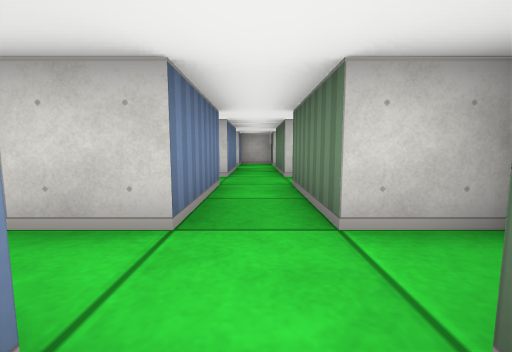
view 1 (above)

17 first-person views from a walk through a cub3D maze. The camera is about half as high as the walls, tilts 6° down and sees 90° across. The floor is counted in squares. Each view is taken from the middle of a square. On the plan, view 1 faces up. The plan holds only what a view shows up to about 9 squares ahead; the rest is blank.

view 2
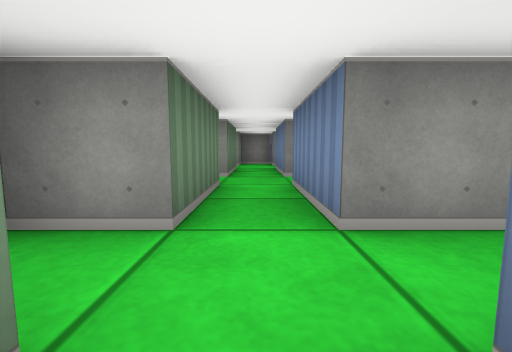

view 3
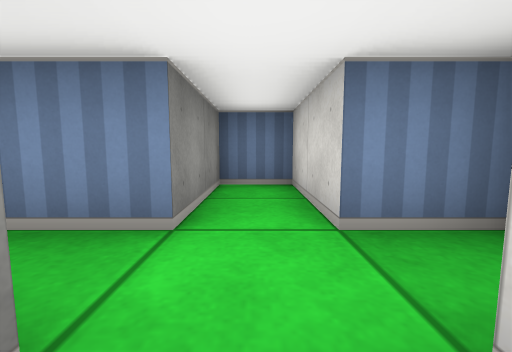

view 4
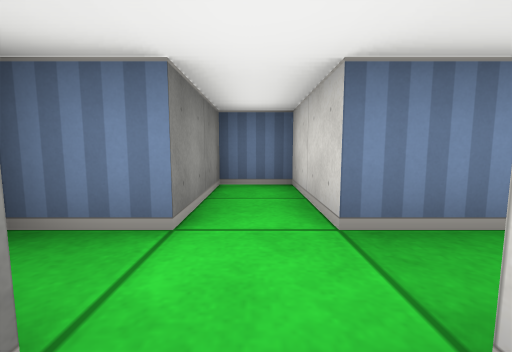

view 5
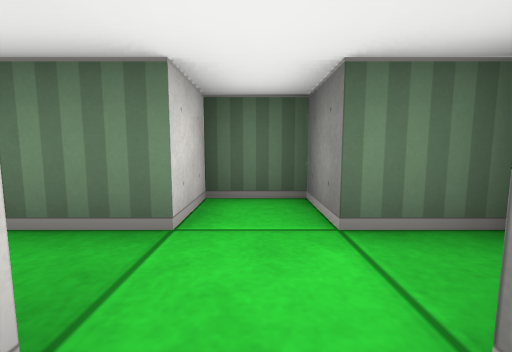

view 6
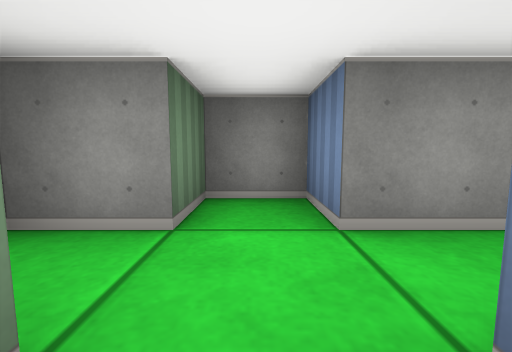

view 7
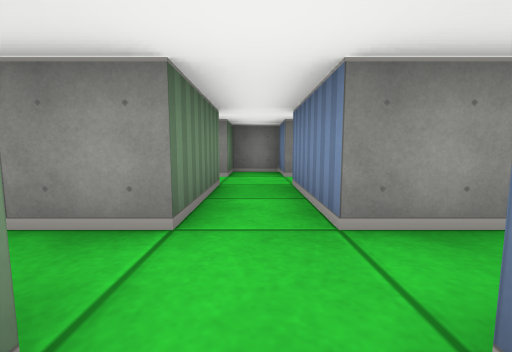

view 8
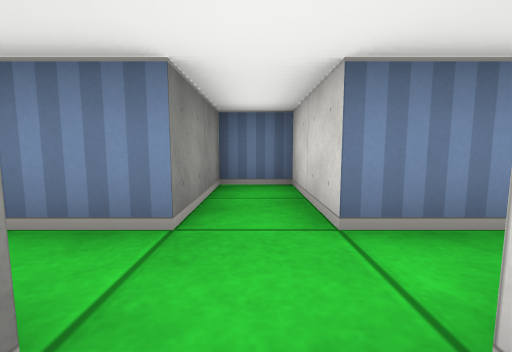

view 9
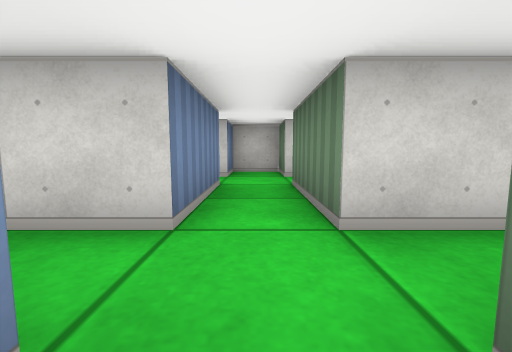

view 10
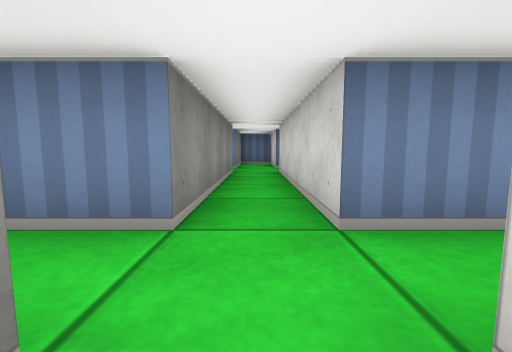

view 11
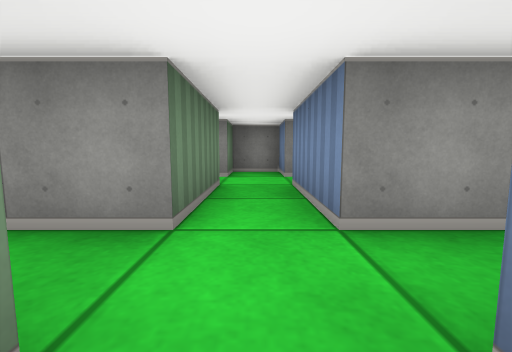

view 12
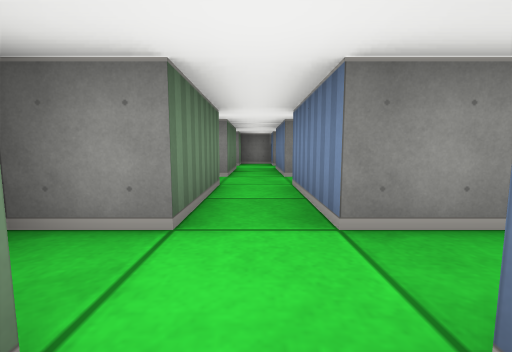

view 13
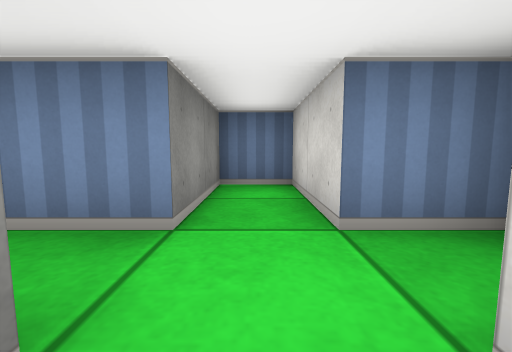

view 14
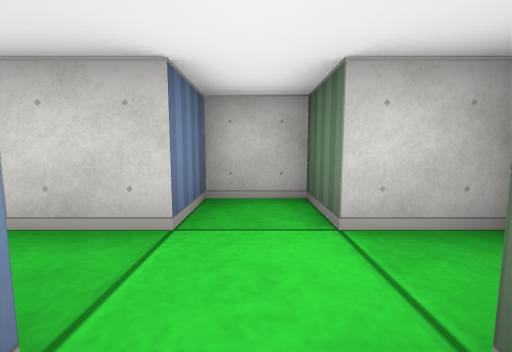

view 15
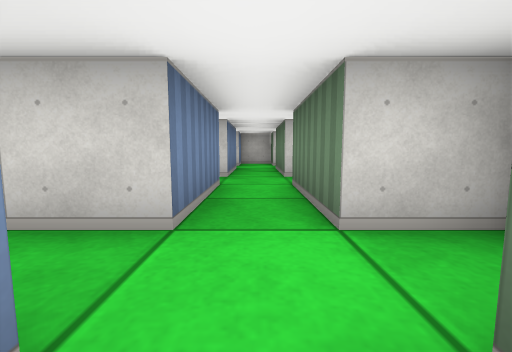

view 16
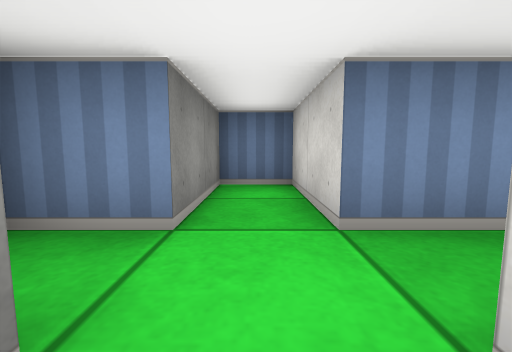

view 17
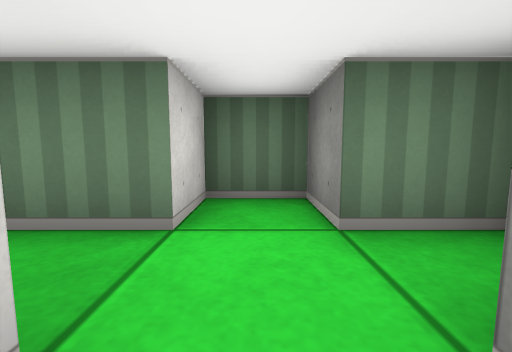

### Floor plan
Ten units are one square. View 1 is at (0, 0); x grows to the right and y downward. Boxes are objects, and circles mark ways between rooms. Rooms are numbered by the first view taken in them; rooms with no view inside come last. Other rooms are left out.
<svg viewBox="-30 -90 185 100">
<path fill="none" stroke="#000" d="M-5 -15 -25 -15 -25 -5 -5 -5 -5 5 5 5 5 -5 15 -5 15 -15 5 -15M5 -75 5 -85 -5 -85 -5 -75 -25 -75 -25 -65 -5 -65 -5 -45M5 -45 5 -65 15 -65M55 -15 55 -35 65 -35M45 -45 5 -45M5 -15 5 -35 45 -35 45 -15M-5 -45 -25 -45 -25 -35 -5 -35 -5 -15M66 -75 55 -75 55 -85 45 -85 45 -75 25 -75 25 -65 45 -65 45 -45M55 -45 55 -65 65 -65M45 -15 25 -15 25 -5 45 -5 45 5 55 5 55 -5 65 -5 65 -15 55 -15"/>
<circle cx="0" cy="-25" r="3" fill="#2a7"/>
<circle cx="0" cy="-55" r="3" fill="#2a7"/>
<circle cx="50" cy="-55" r="3" fill="#2a7"/>
<circle cx="50" cy="-25" r="3" fill="#2a7"/>
<text x="0" y="-10">1</text>
<text x="0" y="-70">2</text>
<text x="150" y="-40">3</text>
<text x="50" y="-70">4</text>
<text x="50" y="-10">5</text>
</svg>
Room 1 opens to room 3. Room 2 opens to room 3. Room 3 opens to room 4. Room 3 opens to room 5.

Where each view was taken, in squares from view 1:
view 1: 0 up, 0 right, facing up
view 2: 8 up, 0 right, facing down
view 3: 7 up, 1 right, facing left
view 4: 1 up, 1 right, facing left
view 5: 1 up, 1 left, facing right
view 6: 2 up, 0 right, facing down
view 7: 5 up, 0 right, facing down
view 8: 4 up, 1 right, facing left
view 9: 3 up, 0 right, facing up
view 10: 4 up, 6 right, facing left
view 11: 5 up, 5 right, facing down
view 12: 8 up, 5 right, facing down
view 13: 7 up, 6 right, facing left
view 14: 6 up, 5 right, facing up
view 15: 0 up, 5 right, facing up
view 16: 1 up, 6 right, facing left
view 17: 1 up, 4 right, facing right
